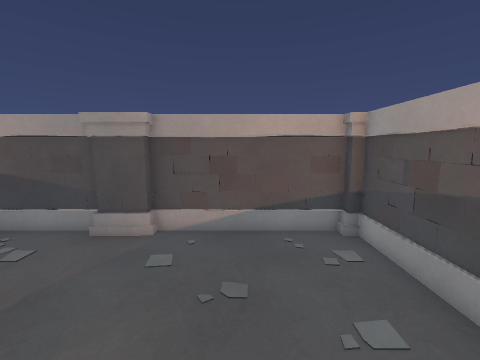
[1] (above)

15 first-person views from a walk through a scene from a Unity 3-D project. The camera is 1.4 m above the floor, tilts 8° down and sees 90° across. The floor is counted in squares, 0.5 m on a side. Each view is taken from the middle of a square. On the plan, view 1 faces up. The plan holds only what a view shows up to about 18 squares ahead; the rest is blank. The player is left out. Door leaves are left out, so doorways stand open.

[2]
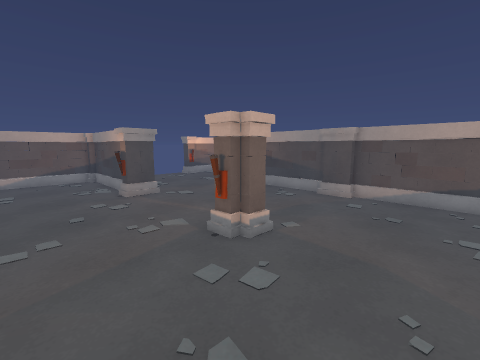

[3]
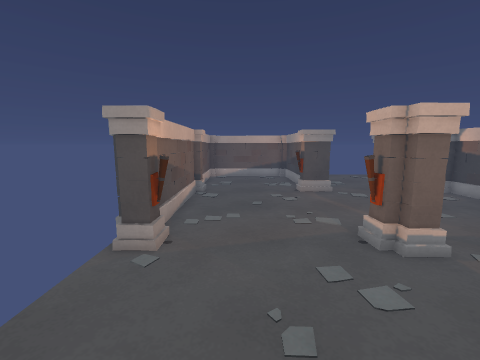

[4]
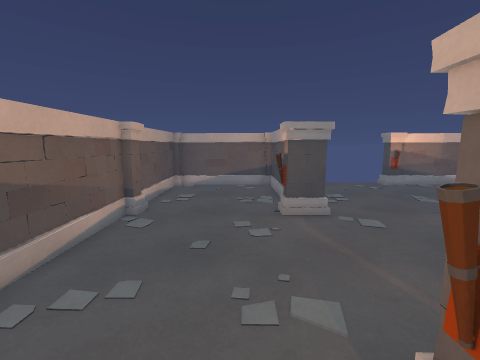

[5]
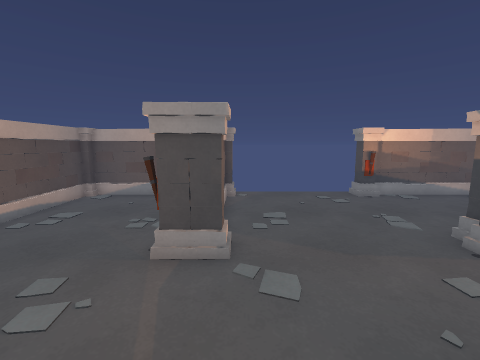

[6]
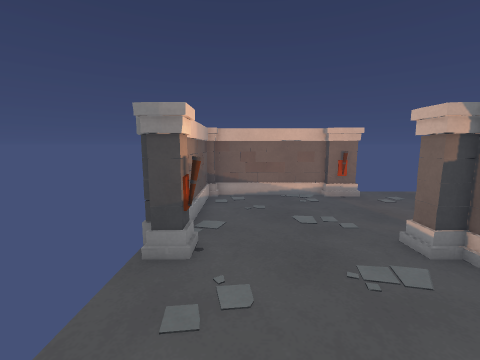

[7]
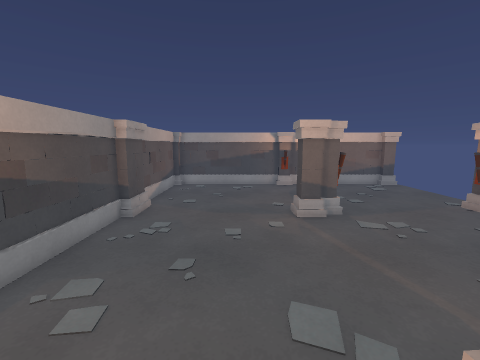

[8]
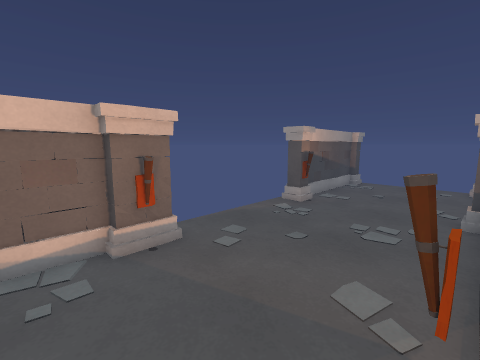

[9]
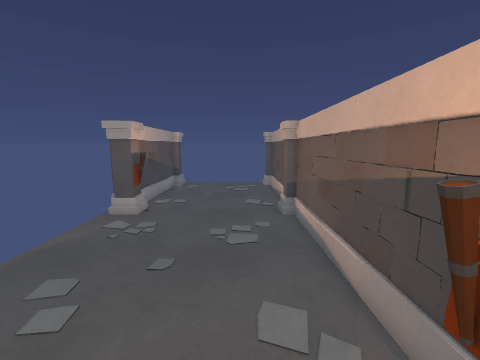

[10]
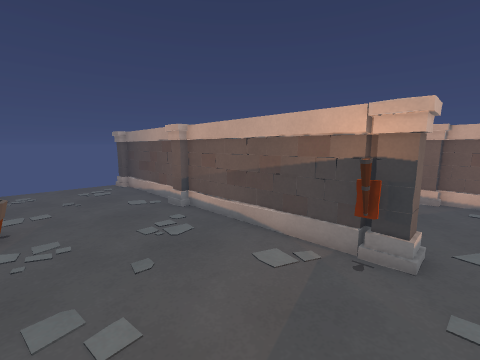

[11]
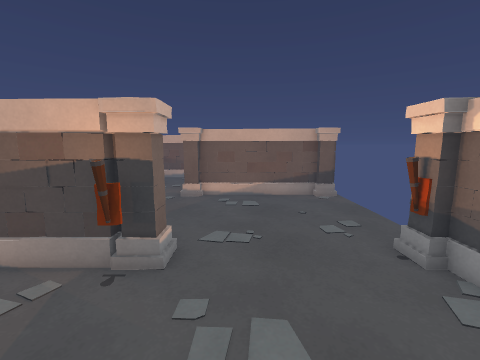

[12]
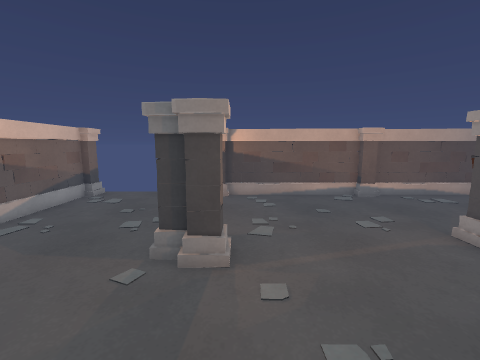

[13]
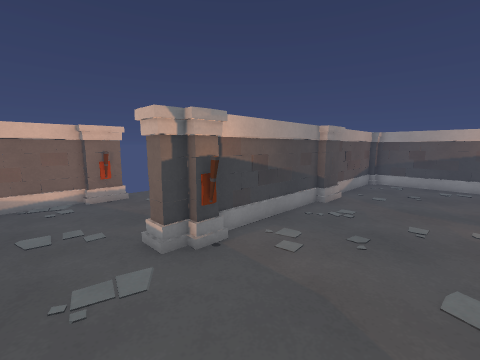

[14]
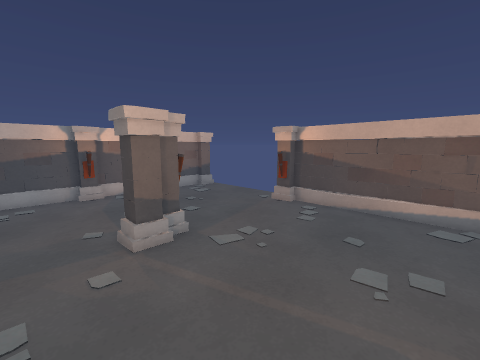

[15]
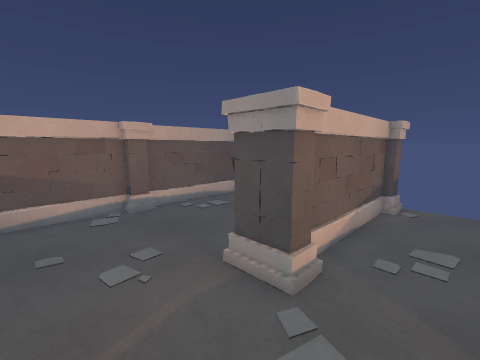

### Floor plan
Key: @ floor where view 1 was taken; # wall or solid block; . floor; D open door; = window, fence, low wall or low ledge; P pillar.
Columns run from 21 left of view 1 to 5 right of it. Each row starts with its distance up from view 1.
 17            DDDDDD=#
 16  #######PPPDDDDDDP#######P
 15  #P.....PDP......#P.....PPD
 14  #......DD...............DD
 13  #......DD...............DD
 12  #......DD...............DD
 11  #......DD...............DD
 10  # .....DD...............DD
  9 ##P.....PD#######P#######PD
  8 #P#.....PP#######PP######P
  7 DD.......#P.....PPP.....P#
  6 DD...............DD......#
  5 DD...............DD......#
  4 DD...............DD......#
  3 DD...............DD......#
  2 DD...............DD......#
  1 DPP.....PP......PPD......#
  0 =P#######PDDDDDDPPP..@..##
 -1  P#######PDDDDDDDPP.....P#
 -2  #.......=.......=.......#
 -3  #.......................#
 -4  #.......................#
 -5  #.......................#
 -6  #.......................#
 -7  #P.....PP ......#P.....P#
 -8  ########P#######PPDDDDDPP
 -9                 ##DDDDDDDD

Where each view was taken, in squares from view 1:
view 1: 0 up, 0 right, facing up
view 2: 6 down, 2 right, facing up-left
view 3: 5 down, 3 right, facing left
view 4: 3 down, 2 left, facing left
view 5: 1 up, 6 left, facing left
view 6: 2 up, 18 left, facing up
view 7: 3 up, 14 left, facing right
view 8: 9 up, 15 left, facing up-right
view 9: 11 up, 14 left, facing right
view 10: 15 up, 14 left, facing down-right
view 11: 14 up, 15 left, facing down
view 12: 6 up, 5 left, facing down
view 13: 2 up, 16 left, facing up-right
view 14: 3 up, 11 left, facing down-right
view 15: 3 up, 8 left, facing down-left
